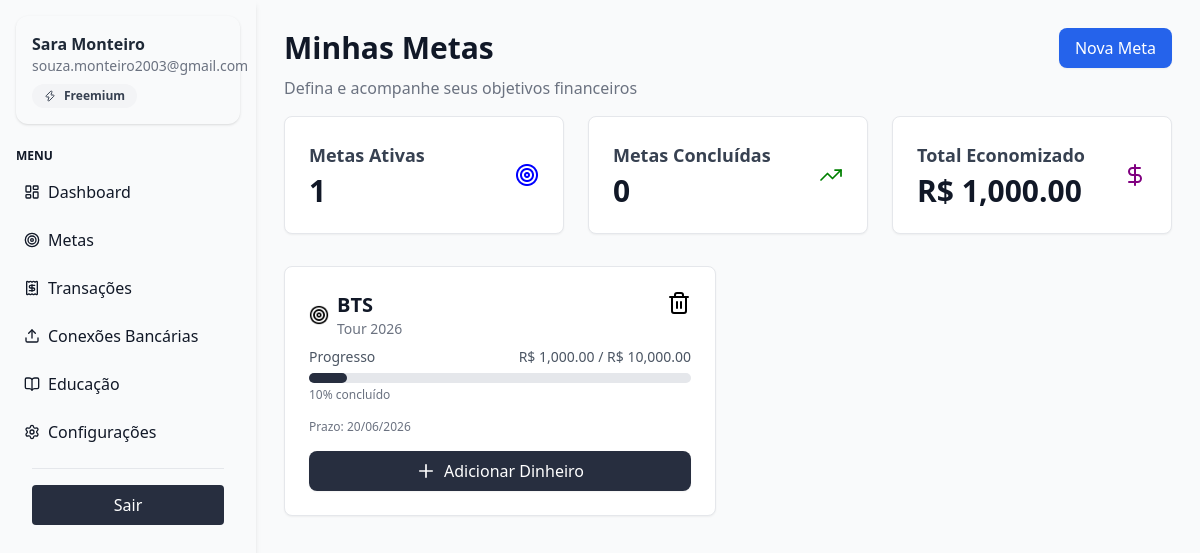
Screenshot of /educacao/metas/ (signed in) with the database file from the repository.
### financas/models.py (models this page shows, shortened)
class Meta(models.Model):
    usuario = models.ForeignKey(User, on_delete=models.CASCADE)
    nome = models.CharField(max_length=200)
    descricao = models.TextField(blank=True)
    valor_alvo = models.DecimalField(max_digits=10, decimal_places=2)
    valor_atual = models.DecimalField(max_digits=10, decimal_places=2, default=Decimal('0.00'))
    data_limite = models.DateField(null=True, blank=True)
    ativa = models.BooleanField(default=True)
    concluida = models.BooleanField(default=False)
    data_criacao = models.DateTimeField(auto_now_add=True)
    categoria = models.ForeignKey(Categoria, on_delete=models.SET_NULL, null=True, blank=True)
    def porcentagem_progresso(self):
        if self.valor_alvo > 0:
            return (self.valor_atual / self.valor_alvo) * 100
        return 0

### financas/views.py (the view)
# urls.py: path("metas/", views.metas, name="metas"),
def metas(request):
    metas_do_usuario = Meta.objects.filter(usuario=request.user).order_by('ativa', 'data_limite')
    metas_ativas_count = metas_do_usuario.filter(ativa=True, concluida=False).count()
    metas_concluidas_count = metas_do_usuario.filter(concluida=True).count()
    total_economizado = metas_do_usuario.aggregate(total=Sum('valor_atual'))['total'] or 0
    context = {
        'metas': metas_do_usuario,
        'metas_ativas_count': metas_ativas_count,
        'metas_concluidas_count': metas_concluidas_count,
        'total_economizado': total_economizado
    }
    return render(request, 'financas/metas.html', context)

### financas/templates/financas/metas.html (shortened to what this page needs)
{% extends "financas/base.html" %}
{% load static %}
{% load humanize %}
{% block content %}
<div class="p-1">
    <div class="flex justify-between items-center mb-2">
        <h1 class="text-3xl font-bold">Minhas Metas</h1>
        <button onclick="abrirModalCriarMeta()"
            class="flex items-center gap-2 px-4 py-2 bg-blue-600 text-white rounded-lg shadow-sm hover:bg-blue-700 transition-colors">
            Nova Meta
        </button>
    </div>
    <p class="text-gray-500 mb-4">Defina e acompanhe seus objetivos financeiros</p>
    <div class="grid grid-cols-1 md:grid-cols-3 gap-6 mb-8">
        <div class="bg-white p-6 rounded-lg shadow-sm border border-gray-200 flex items-center justify-between">
            <div>
                <h2 class="text-lg font-semibold text-gray-700">Metas Ativas</h2>
                <p class="text-3xl font-bold mt-1">{{ metas_ativas_count }}</p>
            </div>
            <div class="">
                <img src="{% static 'img/target.png' %}" alt="Ícone de Metas Ativas" class="w-6 h-6">
            </div>
        </div>
        <div class="bg-white p-6 rounded-lg shadow-sm border border-gray-200 flex items-center justify-between">
            <div>
                <h2 class="text-lg font-semibold text-gray-700">Metas Concluídas</h2>
                <p class="text-3xl font-bold mt-1">{{ metas_concluidas_count }}</p>
            </div>
            <div class="">
                <img src="{% static 'img/trending-up (1).png' %}" alt="Ícone de Metas Concluídas" class="w-6 h-6">
            </div>
        </div>
        <div class="bg-white p-6 rounded-lg shadow-sm border border-gray-200 flex items-center justify-between">
            <div>
                <h2 class="text-lg font-semibold text-gray-700">Total Economizado</h2>
                <p class="text-3xl font-bold mt-1">R$ {{ total_economizado|floatformat:2|intcomma }}</p>
            </div>
            <div class="">
                <img src="{% static 'img/dollar-sign.png' %}" alt="Ícone de Total Economizado" class="w-6 h-6">
            </div>
        </div>
    </div>
    <div class="grid grid-cols-1 md:grid-cols-2 gap-6">
        {% for meta in metas %}
        <div class="bg-white p-6 rounded-lg shadow-sm border border-gray-200">
            <div class="flex justify-between items-start mb-2">
                <div class="flex items-center gap-2">
                    <div class="">
                        <img src="{% static 'img/target (1).png' %}" alt="Ícone de Meta" class="w-5 h-5">
                    </div>
                    <div>
                        <h3 class="text-xl font-bold">{{ meta.nome }}</h3>
                        <p class="text-sm text-gray-500">{{ meta.descricao }}</p>
                    </div>
                </div>
                <div class="flex items-center gap-2">
                    <form action="{% url 'financas:excluir_meta' meta.id %}" method="post"
                        class="flex items-center gap-2">
                        <button type="submit">
                            <i data-lucide="trash-2" class="text-black w-6 h-6"></i>
                        </button>
                    </form>
                </div>
            </div>
            <div class="mb-4">
                <div class="flex justify-between text-sm text-gray-600 font-medium">
                    <span>Progresso</span>
                    <span>R$ {{ meta.valor_atual|floatformat:2|intcomma }} / R$ {{meta.valor_alvo|floatformat:2|intcomma}}</span>
                </div>
                <div class="w-full bg-gray-200 rounded-full h-2.5 mt-1.5">
                    <div class="bg-[#272e3f] h-2.5 rounded-full"
                        style="width: {{ meta.porcentagem_progresso|default:0|floatformat:0|add:'0' }}%"></div>
                </div>
                <p class="text-xs text-gray-500 mt-1">{{ meta.porcentagem_progresso|floatformat:0 }}% concluído</p>
            </div>
            <p class="text-xs text-gray-500">Prazo: {{ meta.data_limite|date:"d/m/Y" }}</p>
            <button onclick="toggleAdicionarDinheiro({{ meta.id }})"
                class="mt-4 flex items-center justify-center gap-2 w-full px-4 py-2 bg-[#272e3f] text-[#ffffff] rounded-lg shadow-sm hover:bg-[#56658b] transition-colors">
                <svg xmlns="http://www.w3.org/2000/svg" fill="none" viewBox="0 0 24 24" stroke-width="2" stroke="currentColor"
                    class="w-5 h-5">
                    <path stroke-linecap="round" stroke-linejoin="round" d="M12 4.5v15m7.5-7.5h-15" />
                </svg>
                Adicionar Dinheiro
            </button>
        </div>
        {% endfor %}
    </div>
</div>
</div>
{% endblock %}

### financas/templates/financas/base.html (shortened to what this page needs)
{% load static %}
<!DOCTYPE html>
<html lang="pt-br">
<head>
  <script src="https://cdn.tailwindcss.com"></script>
</head>
<body class="bg-[#f9fafb] text-gray-900 flex">
  <aside class="fixed w-64 bg-[#f9fafb] shadow-md p-4 min-h-screen ">
    <div class="bg-white-50 p-4 rounded-xl shadow mb-6">
      <h3 class="font-semibold text-gray-800">{{ request.user.first_name }} {{ request.user.last_name }}</h3>
      <p class="text-sm text-gray-500">{{ request.user.email }}</p>
      {% if request.user.profile.plano == 'premium' %}
      <span
        class="mt-2 inline-flex items-center gap-2 px-3 py-1 text-xs font-semibold text-purple-700 bg-purple-100 rounded-full">
        <i data-lucide="crown" class="w-3 h-3"></i>
        Premium
      </span>
      {% elif request.user.profile.plano == 'pro' %}
      <span
        class="mt-2 inline-flex items-center gap-2 px-3 py-1 text-xs font-semibold text-blue-700 bg-blue-100 rounded-full">
        <i data-lucide="star" class="w-3 h-3"></i>
        Pro
      </span>
      {% else %} <span
        class="mt-2 inline-flex items-center gap-2 px-3 py-1 text-xs font-semibold text-gray-700 bg-gray-100 rounded-full">
        <i data-lucide="zap" class="w-3 h-3"></i>
        Freemium
      </span>
      {% endif %}
      </div>
    <h4 class="uppercase text-xs font-semibold text-black-400 mb-2">Menu</h4>
    <nav class="flex flex-col gap-2">
      <a href="{% url 'dashboard' %}" class="flex items-center gap-2 p-2 rounded hover:bg-gray-100">
        <span>
          <i data-lucide="layout-dashboard" class="w-4 h-4"></i>
        </span> Dashboard
      </a>
      <a href=" {% url 'financas:metas' %}" class="flex items-center gap-2 p-2 rounded hover:bg-gray-100">
        <span>
          <i data-lucide="target" class="w-4 h-4"></i>
        </span> Metas
      </a>
      <a href="{% url 'financas:transacoes' %}" class="flex items-center gap-2 p-2 rounded hover:bg-gray-100">
        <span>
          <i data-lucide="receipt" class="w-4 h-4"></i>
        </span> Transações
      </a>
      <a href="{% url 'financas:conexoes_bancarias' %}" class="flex items-center gap-2 p-2 rounded hover:bg-gray-100">
        <span>
          <i data-lucide="upload" class="w-4 h-4"></i>
        </span> Conexões Bancárias
      </a>
      <a href="{% url 'financas:educacao_2' %}" class="flex items-center gap-2 p-2 rounded hover:bg-gray-100">
        <span>
          <i data-lucide="book-open" class="w-4 h-4"></i>
        </span> Educação
      </a>
      <a href="{% url 'financas:configuracoes' %}" class="flex items-center gap-2 p-2 rounded hover:bg-gray-100">
        <span>
          <i data-lucide="settings" class="w-4 h-4"></i>
        </span> Configurações
      </a>
    </nav>
    <div class="p-4 ">
      <hr class="border-t border-gray-200 mb-4">
      <a href="{% url 'logout' %}"
        class="w-full block text-center bg-[#272e3f] hover:bg-[#3f4c6b] text-white py-2 px-3 rounded">
        Sair
      </a>
    </div>
  </aside>
  <div class="flex-1 flex flex-col min-h-screen">
    <main class="ml-64 p-6">
      {% block content %}
      {% endblock %}
</body>
</html>

### rows the page displays
Meta: nome "BTS", descricao "Tour 2026", valor_atual "1,000.00", valor_alvo "10,000.00", porcentagem_progresso "10", data_limite "20/06/2026"

### other values shown
{{ request.user.first_name }} "Sara"
{{ request.user.last_name }} "Monteiro"
{{ request.user.email }} "souza.monteiro2003@gmail.com"
{{ metas_ativas_count }} "1"
{{ metas_concluidas_count }} "0"
{{ total_economizado|floatformat:2|intcomma }} "1,000.00"
